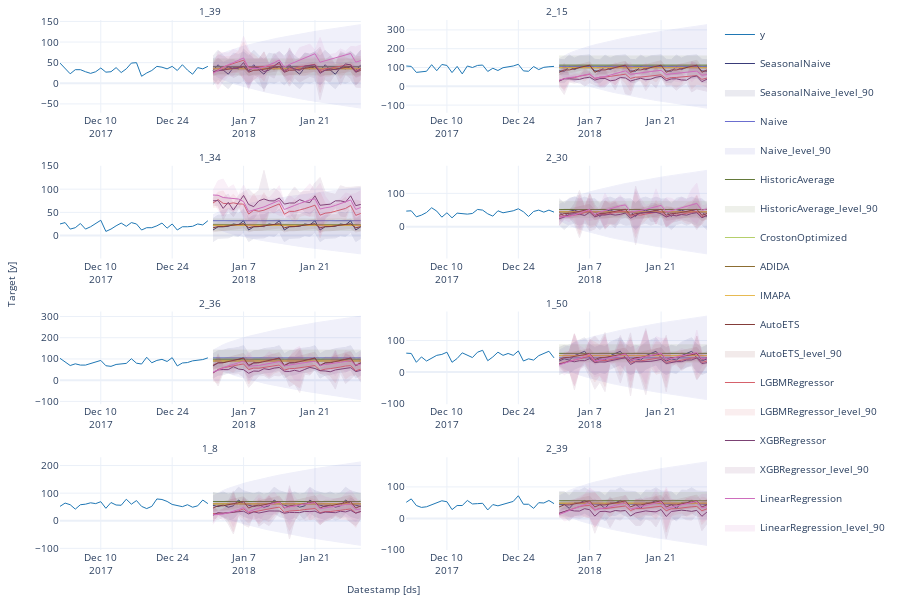

The notebook cell this image was saved under:
### Code cell
sf.plot(Y_df, fcst_df, max_insample_length=30)
